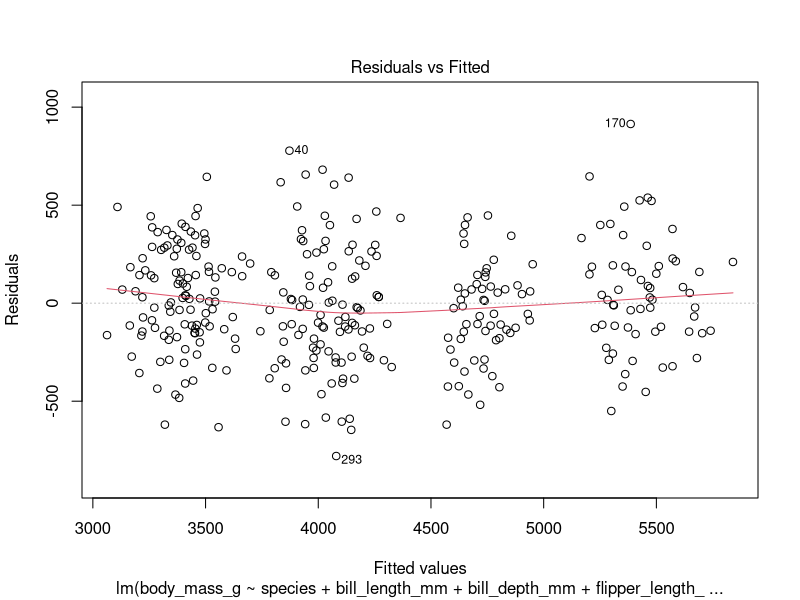
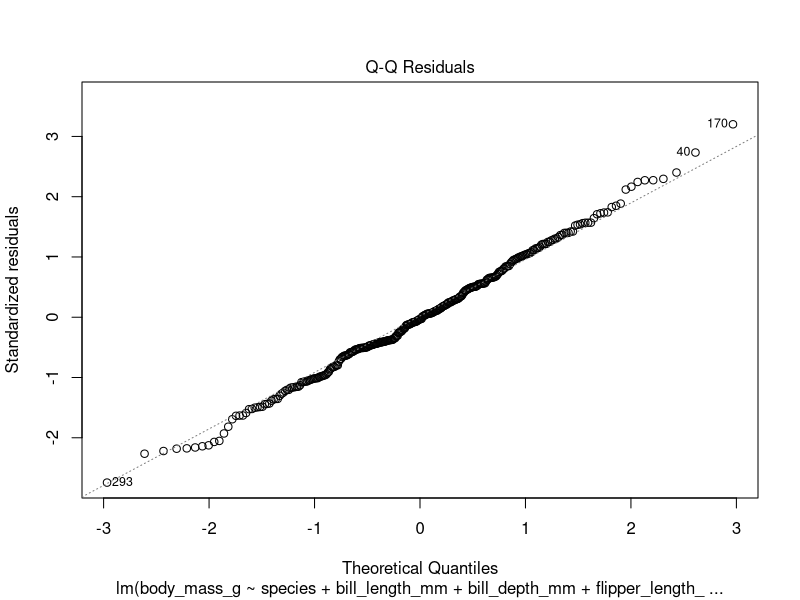
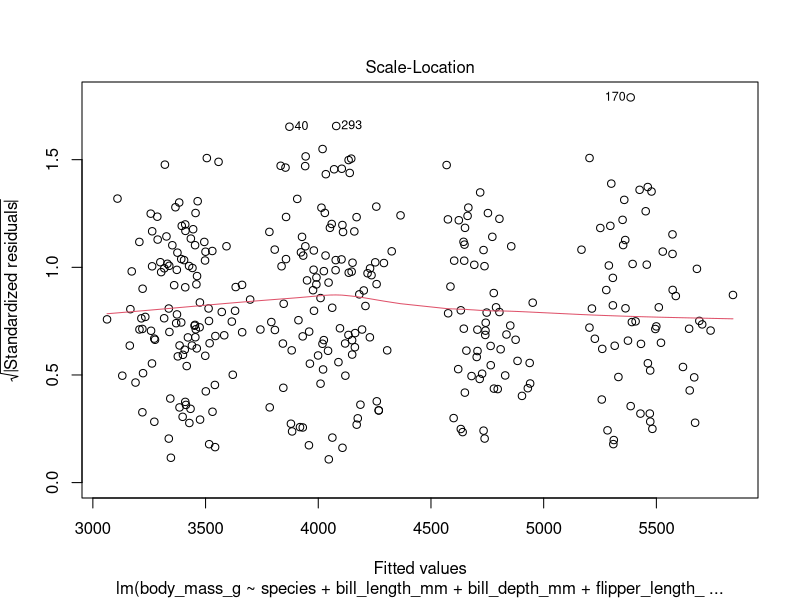
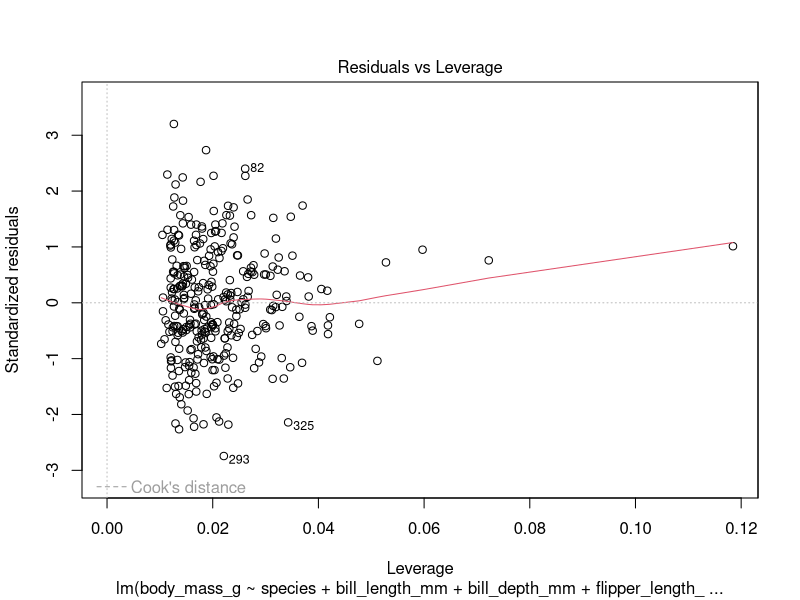

The R script that drew these images, in order:
# Regression Answers

# If you don't have the penguins data package installed from previous exercises,
# uncomment the lines below and run them before proceeding

#install.packages("remotes")
#remotes::install_github("allisonhorst/palmerpenguins")

# load the data
library(palmerpenguins) 

data("penguins")

# Remember the variable names by printing the names
# Information on the variables: https://github.com/allisonhorst/palmerpenguins
names(penguins)


# We want to know: Can we predict/explain penguin body mass with the variables we have?

# Run a linear regression with body_mass_g as the dependent variable and 
# species, bill_length_mm, bill_depth_mm, flipper_length_mm, and sex as the independent variables
reg1 <- lm(body_mass_g ~ species + bill_length_mm + bill_depth_mm + 
             flipper_length_mm + sex, data=penguins)

# Look at the results of the regression with the summary function
summary(reg1)

# Notice in the summary output that obserations (rows) with missing data were automatically
# removed from the analysis

# Plot the regression object to see a series of diagnostic plots
plot(reg1)


# Fit overall is pretty good.  The model above made Adelie penguins the base case, 
# and generated other indicator variables for the other species and gender.  
# To make a separate intercept for each species instead, add a -1 to the 
# formula you ran before; summarize the results again
reg2 <- lm(body_mass_g ~ -1 + species + bill_length_mm + bill_depth_mm + 
             flipper_length_mm + sex, data=penguins)

summary(reg2)


# If we look at the coefficients for the two models, you can see the coefficients 
# for species were the only ones to change
reg1$coefficients
reg2$coefficients


# Now, maybe the combination of bill length and depth also matters for body mass.
# So let's include an interaction term between the two bill variables.
# Hint: multiple two variables together to include them indpendently in the model and 
# have an interaction term automatically generated
reg3 <- lm(body_mass_g ~ -1 + species + sex+ flipper_length_mm + 
             bill_length_mm*bill_depth_mm, data=penguins)

summary(reg3)

# Looks like that is important.  

# Let's use our model to predict the body mass for a new penguin.
# To predict, we need a data frame with the same column names as our original data.
newdata <- data.frame(species="Adelie",
                      sex="female",
                      # set other variables to mean for Adelie penguins
                      flipper_length_mm=mean(penguins$flipper_length_mm[
                        penguins$species=="Adelie"], na.rm=TRUE),
                      bill_length_mm=mean(penguins$bill_length_mm[
                        penguins$species=="Adelie"], na.rm=TRUE),
                      bill_depth_mm=mean(penguins$bill_depth_mm[
                        penguins$species=="Adelie"], na.rm=TRUE))

# The predict function will automatically make the indicator and interaction variables for us.
# Hint: look at the help for predict.lm (what gets called since we have an lm model)
# to see the order of the arguments it expects
predict(reg3, newdata)

# Is the predicted body mass in the range we might expect for Adelie penguins?
mean(penguins$body_mass_g[penguins$species=="Adelie"], na.rm=TRUE)

# Yes, seems reasonable

# What's the confidence interval on the prediction?
# We use the prediction interval type because we want to know the expected 
# range for the mass of individual penguins, not the variability in the 
# expected value of the mean mass of penguins with these characteristics.
predict(reg3, newdata, interval="prediction")



